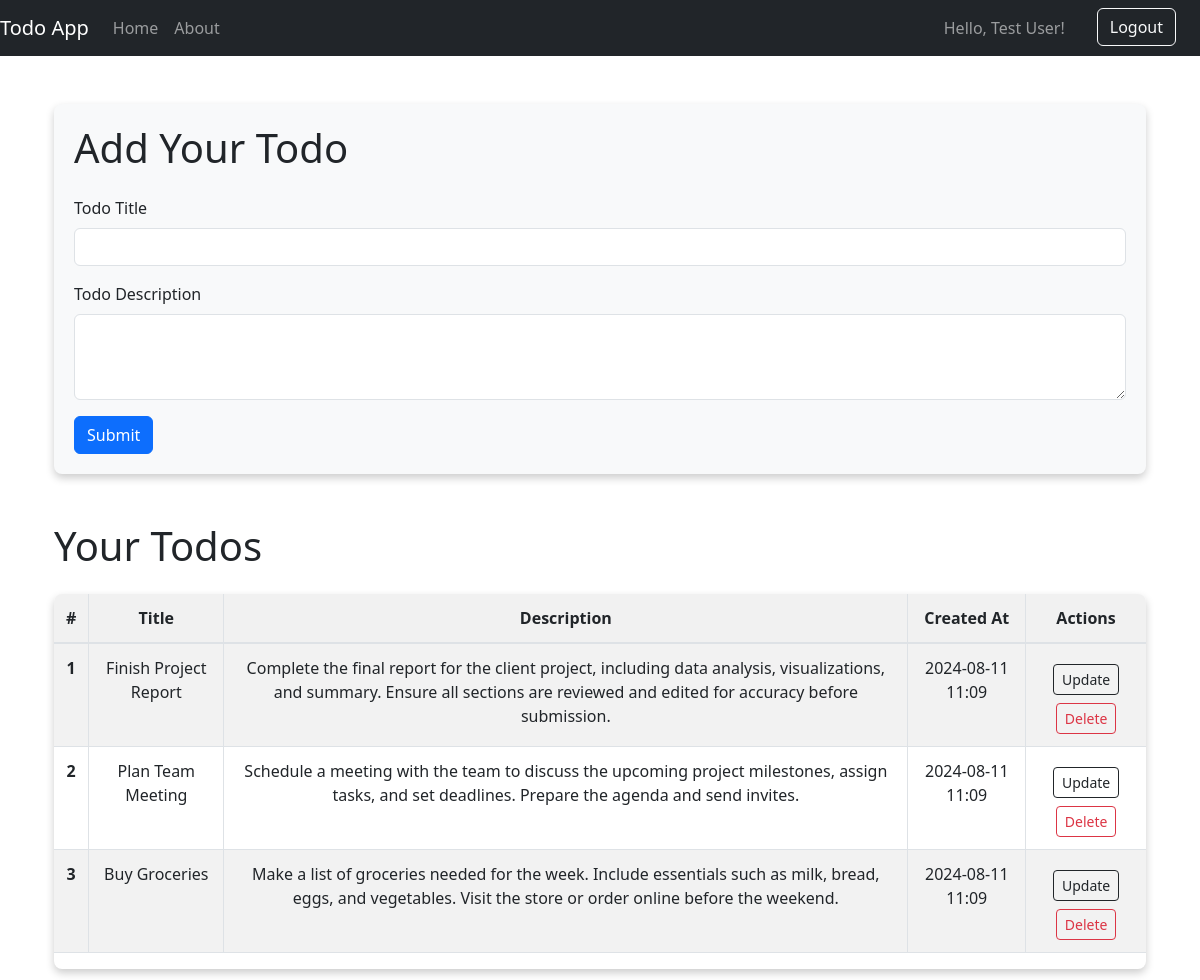
Screenshot of / (signed in) with the database file from the repository.
### app.py (models this page shows, shortened)
class Todo(db.Model):
    sno = db.Column(db.Integer, primary_key=True)
    title = db.Column(db.String(200), nullable=False)
    desc = db.Column(db.String(500), nullable=False)
    created_at = db.Column(db.DateTime, default=datetime.now(timezone.utc))

### app.py (the view, shortened to what this page needs)
@app.route('/', methods=['GET', 'POST'])
def todo():
    search_query = request.form.get('search')
    if search_query:
        AllTodo = Todo.query.filter(Todo.title.contains(search_query)).all()
        return render_template('index.html', AllTodo=AllTodo)
    AllTodo = Todo.query.all()
    return render_template('index.html', AllTodo=AllTodo)

### templates/index.html (shortened to what this page needs)
{% extends 'base.html' %}
{% block body %}
<div class="container my-5">
  <div class="todo-form">
    <h1 class="mb-4">Add Your Todo</h1>
    <form action="/" method="post">
      <div class="mb-3">
        <label for="title" class="form-label">Todo Title</label>
        <input type="text" name="title" class="form-control" id="title" required>
      </div>
      <div class="mb-3">
        <label for="desc" class="form-label">Todo Description</label>
        <textarea class="form-control" name="desc" id="desc" rows="3" required></textarea>
      </div>
      <button type="submit" class="btn btn-primary">Submit</button>
    </form>
  </div>
</div>
<div class="container my-5">
  <h1 class="mb-4">Your Todos</h1>
  {% if AllTodo|length == 0 %}
    <div class="alert alert-dark" role="alert">
      No Todo Found
    </div>
  {% else %}
    <div class="todo-table">
      <table class="table table-striped">
        <thead>
          <tr>
            <th scope="col">#</th>
            <th scope="col">Title</th>
            <th scope="col">Description</th>
            <th scope="col">Created At</th>
            <th scope="col">Actions</th>
          </tr>
        </thead>
        <tbody>
          {% for item in AllTodo %}
          <tr>
            <th scope="row">{{ loop.index }}</th>
            <td>{{ item.title }}</td>
            <td>{{ item.desc }}</td>
            <td>{{ item.created_at.strftime('%Y-%m-%d %H:%M') }}</td>
            <td>
              <a href="/update/{{ item.sno }}" class="btn btn-outline-dark btn-sm my-2">Update</a>
              <a href="/delete/{{ item.sno }}" class="btn btn-outline-danger btn-sm">Delete</a>
            </td>
          </tr>
          {% endfor %}
        </tbody>
      </table>
    </div>
  {% endif %}
</div>
{% endblock body %}

### templates/index.html (style rules this page uses)
.todo-form { box-shadow: 0 4px 8px rgba(0, 0, 0, 0.2); border-radius: 8px; padding: 20px; background-color: #f8f9fa; }
.todo-table { box-shadow: 0 4px 8px rgba(0, 0, 0, 0.2); border-radius: 8px; overflow: hidden; }
.table { border-collapse: collapse; width: 100%; }
.table th, .table td { text-align: center; border-right: 1px solid #dee2e6; padding: 12px; }
.table th:last-child, .table td:last-child { border-right: none; }
.table thead th { background-color: #f1f1f1; border-bottom: 2px solid #dee2e6; }
.table tbody tr:nth-child(even) { background-color: #f9f9f9; }

### rows the page displays
Todo: title "Finish Project Report", desc "Complete the final report for the client project, including data analysis, visualizations, and summary. Ensure all sections are reviewed and edited for accuracy before submission.", created_at "2024-08-11 11:09"
Todo: title "Plan Team Meeting", desc "Schedule a meeting with the team to discuss the upcoming project milestones, assign tasks, and set deadlines. Prepare the agenda and send invites.", created_at "2024-08-11 11:09"
Todo: title "Buy Groceries", desc "Make a list of groceries needed for the week. Include essentials such as milk, bread, eggs, and vegetables. Visit the store or order online before the weekend.", created_at "2024-08-11 11:09"

### other values shown
{{ session['name'] }} "Test User"
